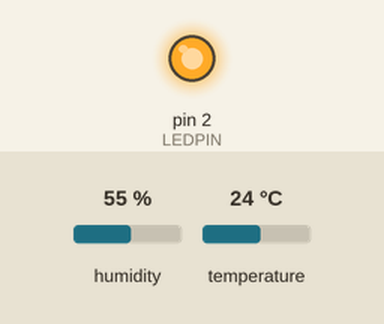
Recording of a sketch running on a simulated Arduino Uno, built with avr-gcc and run on an emulated ATmega328P. Shown: output pins drawn as LEDs (lit = HIGH). The inputs (shaded band) are chosen by the test bench; at power-on: humidity 55 %, temperature 24 °C. Sleep ends after the set time or at an interrupt; no radio packets arrive unless stated.

Above: at 0.6 s.
At 29.0 s:
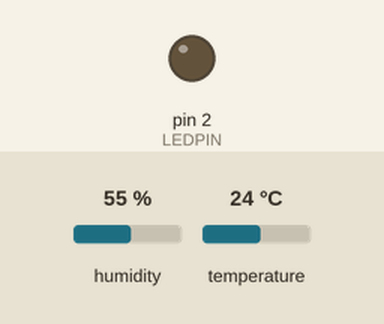
Timing chart, 0 to 74.7 s (numbered marks = the images above):
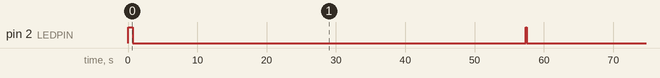

The sketch:

dht22readandsend.ino
```cpp
#include <SPI.h>
#include "nRF24L01.h"
#include "RF24.h"
#include "DHT.h"

#include <avr/sleep.h>
#include <avr/power.h>
#include <avr/wdt.h>

//DHTSENSOR
#define DHTPIN 3     // what digital pin we're connected to
#define LEDPIN 2	 // digital pin with an LED

// Uncomment whatever type you're using!
//#define DHTTYPE DHT11   // DHT 11
#define DHTTYPE DHT22   // DHT 22  (AM2302), AM2321
//#define DHTTYPE DHT21   // DHT 21 (AM2301)

// Connect pin 1 (on the left) of the sensor to +5V
// NOTE: If using a board with 3.3V logic like an Arduino Due connect pin 1
// to 3.3V instead of 5V!
// Connect pin 2 of the sensor to whatever your DHTPIN is
// Connect pin 4 (on the right) of the sensor to GROUND
// Connect a 10K resistor from pin 2 (data) to pin 1 (power) of the sensor

// Initialize DHT sensor.
DHT dht(DHTPIN, DHTTYPE);

float temperature;
float humidity;

// NRF24L01
// Set up nRF24L01 radio on SPI pin for CE, CSN
RF24 radio(9,10);
// pipes = { base station addr, 1Node addr, 2Node addr };
uint64_t pipes[3] = { 0xF0F0F0F0D2LL, 0xF0F0F0F0E1LL, 0xF0F0F0F0E2LL};

//*********** CHANGE THIS NODE_INDEX for each sensor (>=1) *************
int nodeIndex = 2;

void readSensor();
void sendOverRadio();

char receivePayload[32];
uint8_t counter=0;

//count number of entering into main loop
uint8_t loopCounter=109;

//WATCHDOG
volatile int f_wdt=1;

ISR(WDT_vect) {
  if(f_wdt == 0) {
    f_wdt=1;
  } else {
    //Serial.println("WDT Overrun!!!");
  }
}

void enterSleep(void) {
  radio.powerDown();
  set_sleep_mode(SLEEP_MODE_PWR_DOWN);   /* EDIT: could also use SLEEP_MODE_PWR_DOWN for lowest power consumption. */
  sleep_enable();

  /* Now enter sleep mode. */
  sleep_mode();

  /* The program will continue from here after the WDT timeout*/
  sleep_disable(); /* First thing to do is disable sleep. */

  /* Re-enable the peripherals. */
  power_all_enable();
}


void setup() {
  //WATCHDOG
  /* Clear the reset flag. */
  MCUSR &= ~(1<<WDRF);
  /* In order to change WDE or the prescaler, we need to
   * set WDCE (This will allow updates for 4 clock cycles).
   */
  WDTCSR |= (1<<WDCE) | (1<<WDE);
  /* set new watchdog timeout prescaler value */
  WDTCSR = 1<<WDP0 | 1<<WDP3; /* 8.0 seconds */
  /* Enable the WD interrupt (note no reset). */
  WDTCSR |= _BV(WDIE);

  //CONFIGURE DHT
  pinMode(LEDPIN, OUTPUT);
  //make it blink at startup
  digitalWrite(LEDPIN, HIGH);
  delay(500);
  digitalWrite(LEDPIN, LOW);
  dht.begin();

  //CONFIGURE RADIO
  radio.begin();
  // Enable this seems to work better
  radio.enableDynamicPayloads();
  radio.setAutoAck(1);
  radio.setDataRate(RF24_250KBPS);
  radio.setPALevel(RF24_PA_MAX);
  radio.setChannel(76);
  radio.setRetries(15,15);
  radio.setCRCLength(RF24_CRC_8);
  radio.openWritingPipe(pipes[nodeIndex]);
  radio.openReadingPipe(1,pipes[0]);
  radio.startListening();
  radio.printDetails();
}

void loop() {
  if(f_wdt == 1) {
    loopCounter ++;
    if (loopCounter > 6) {
      // 110 *8 = 880s = 14.6min @ 16mhtz
      readSensor();
      sendOverRadio();
      loopCounter = 0;
    }
    f_wdt = 0;
    enterSleep();
  } else {
    //nothing
  }
}

void sendOverRadio() {
  radio.powerUp();
  //prepare
  uint8_t data1 = 0;
  char temp[5];
  bool timeout=0;
  uint16_t nodeID = pipes[nodeIndex] & 0xff;
  char buffer[12];
  char outBuffer[32]="";
  unsigned long send_time, rtt = 0;

  //data1 is a counter
  data1 = counter++;
  if ( counter > 999 ) counter = 0;

  // Append the hex nodeID to the beginning of the payload
  sprintf(outBuffer,"%2X",nodeID);
  strcat(outBuffer,",");
  sprintf(temp,"%03d",data1);
  strcat(outBuffer,temp);
  strcat(outBuffer,",");

  //read sensor
  strcat(outBuffer,dtostrf(temperature, 4,2, buffer));
  strcat(outBuffer,",");
  strcat(outBuffer,dtostrf(humidity, 4,2, buffer));

  // Stop listening and write to radio
  radio.stopListening();

  // Send to hub
  radio.write( outBuffer, strlen(outBuffer));
  send_time = millis();

  //wait response
  radio.startListening();
  delay(20);
  while ( radio.available() && !timeout ) {
      uint8_t len = radio.getDynamicPayloadSize();
      radio.read( receivePayload, len);

      receivePayload[len] = 0;
      // Compare receive payload with outBuffer
      if ( ! strcmp(outBuffer, receivePayload) ) {
          rtt = millis() - send_time;
      }

      // Check for timeout and exit the while loop
      if ( millis() - send_time > 1000 ) {
          timeout = 1;
      }

      delay(10);
  } // End whilevcfr
}

void readSensor() {
  digitalWrite(LEDPIN, HIGH);
  delay(200);
  bool farenheit = true;
  temperature = dht.readTemperature(farenheit);
  humidity = dht.readHumidity();

  digitalWrite(LEDPIN, LOW);
}
```

Measured:
- by itself, pin 2 (LEDPIN): alternates HIGH for 0.21 s and LOW for 56.9 s
